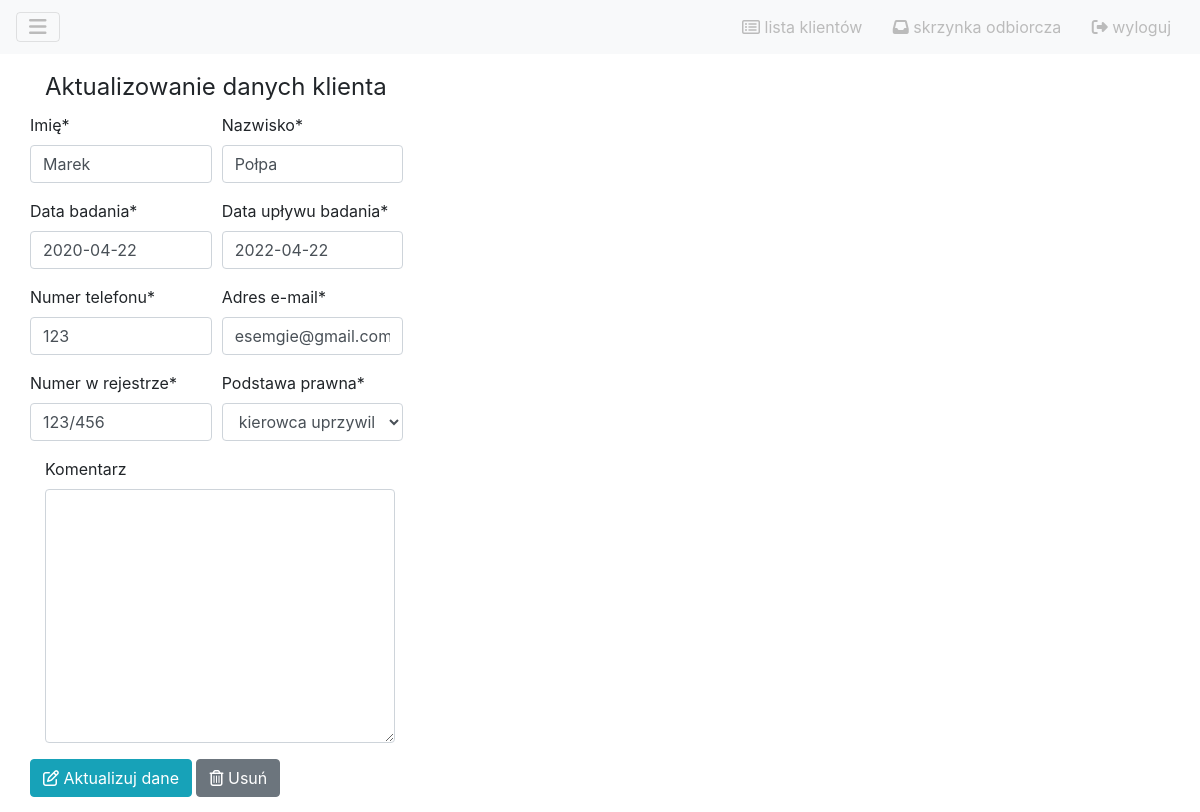
The app's page /clients/update/1 with its own data.
### clients/models.py (models this page shows)
class Client(models.Model):
	podstawa_prawna_wybor = [
		('kier_zaw', 'kierowca zawodowy'),
		('kier_uprz', 'kierowca uprzywilejowany'),
		('instr_egz', 'instruktor / egzaminator'),
		('zatrz_pra_jaz', 'zatrzymane prawo jazdy'),
		('inna', 'inna')
	]
	imie = models.CharField("imię", max_length=100)
	nazwisko = models.CharField("nazwisko", max_length=100)
	numer_telefonu = models.CharField("numer telefonu", max_length=20)
	email = models.CharField("adres e-mail", max_length=50)
	nr_rejestr = models.CharField("numer w rejestrze", max_length=20)
	data_badania = models.DateField("data badania")
	data_waznosci_badania = models.DateField("data upływu badania")
	podstawa_prawna = models.CharField("podstawa prawna", max_length=50, choices=podstawa_prawna_wybor)
	komentarz = models.TextField("komentarz", blank=True)

### clients/views.py (the view)
# urls.py: path('update/<int:pk>', views.UpdateClient.as_view(), name='update'),
class UpdateClient(generic.UpdateView):
	model = Client
	template_name_suffix = "_update"
	fields = '__all__'
	success_url = reverse_lazy('clients:list')

### clients/templates/clients/client_update.html (shortened to what this page needs)
{% extends 'board/base.html' %}
{% load crispy_forms_tags %}
{% block content %}
    <form method="post">
    <fieldset>
        <legend class="col-12">Aktualizowanie danych klienta</legend>
        <div class="form-row">
            <div class="col-lg-2">
                {{ form.imie | as_crispy_field}}
            </div>
            <div class="col-lg-2">
                {{ form.nazwisko | as_crispy_field}}
            </div>
        </div>
        <div class="form-row">
            <div class="col-lg-2">
                {{ form.data_badania | as_crispy_field}}
            </div>
            <div class="col-lg-2">
                {{ form.data_waznosci_badania | as_crispy_field}}
            </div>
        </div>
        <div class="form-row">
            <div class="col-lg-2">
                {{ form.numer_telefonu | as_crispy_field}}
            </div>
            <div class="col-lg-2">
                {{ form.email | as_crispy_field}}
            </div>
        </div>
        <div class="form-row">
            <div class="col-lg-2">
                {{ form.nr_rejestr | as_crispy_field}}
            </div>
            <div class="col-lg-2">
                {{ form.podstawa_prawna | as_crispy_field}}
            </div>
        </div>
        <div class="col-lg-4">
            {{ form.komentarz | as_crispy_field}}
        </div>
    </fieldset>
    <button type="submit" class="btn btn-info"><i class="far fa-edit"></i> Aktualizuj dane</button>
    <a href="{% url 'clients:delete' client.id %}" class="btn btn-secondary"><i class="far fa-trash-alt"></i> Usuń </a>
</form>
{% endblock%}

### records on screen
Client: imie "Marek", nazwisko "Połpa", data_badania "2020-04-22", data_waznosci_badania "2022-04-22", numer_telefonu "123", email "esemgie@gmail.com", nr_rejestr "123/456", podstawa_prawna "kierowca uprzywilejowany"
